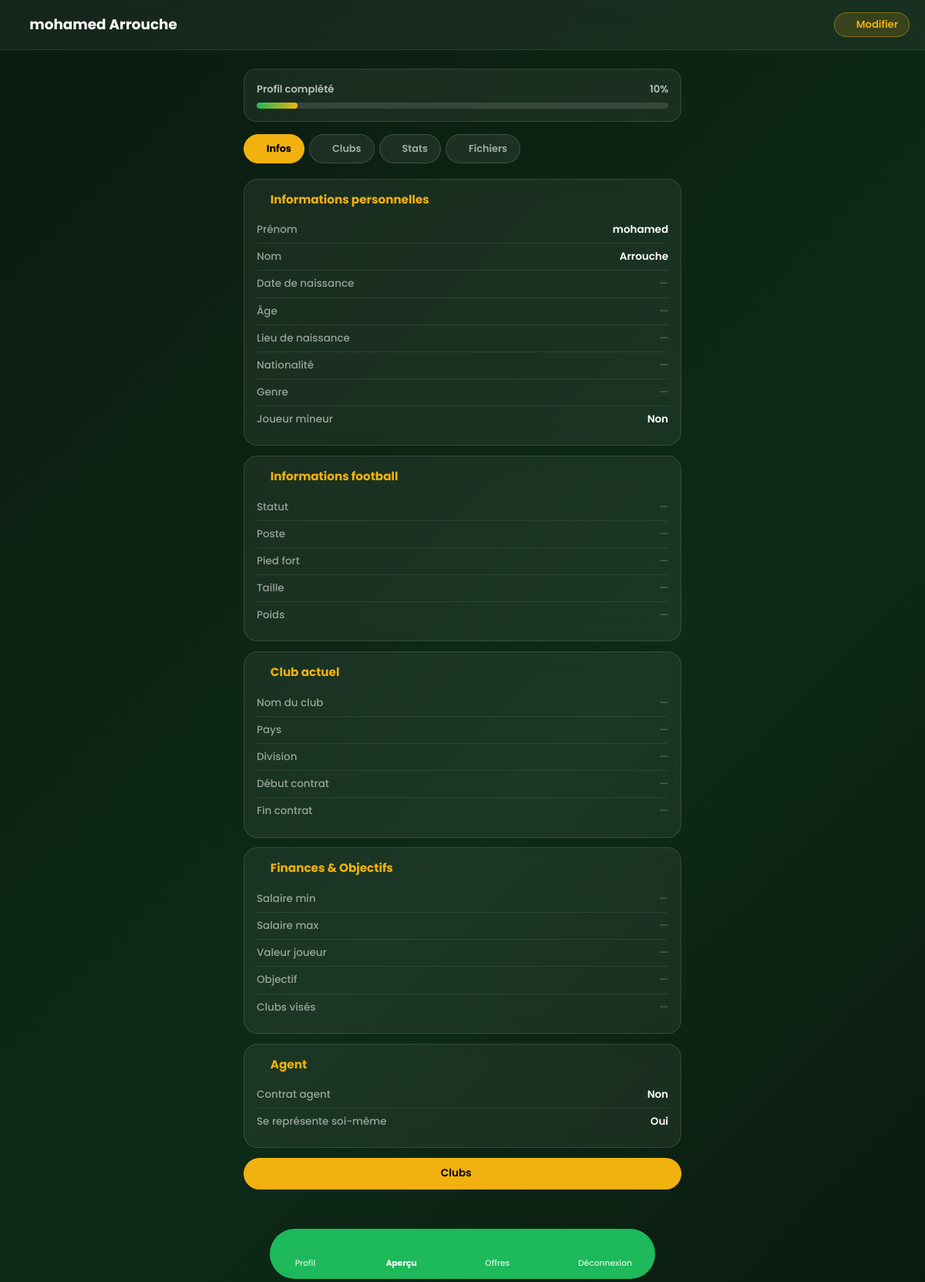
The app's page /players/me/complete/ (signed in) with its own data.
### players/models.py (models this page shows, shortened)
class PlayerProfile(models.Model):
    user = models.OneToOneField(settings.AUTH_USER_MODEL, on_delete=models.CASCADE, related_name="player_profile")
    first_name = models.CharField(max_length=80)
    last_name = models.CharField(max_length=80)
    birth_date = models.DateField(null=True, blank=True)
    birth_place = models.CharField(max_length=120, blank=True)
    class Gender(models.TextChoices):
        MALE = "M", "Masculin"
        FEMALE = "F", "Féminin"
    gender = models.CharField(max_length=1, choices=Gender.choices, blank=True)
    nationality = models.ForeignKey(Nationality, on_delete=models.SET_NULL, null=True, blank=True)
    is_minor = models.BooleanField(default=False)
    parents_declaration = models.FileField(upload_to="players/parents/", null=True, blank=True)
    parents_notes = models.TextField(blank=True)
    class Status(models.TextChoices):
        AMATEUR = "AMATEUR", "Amateur"
        PRO = "PRO", "Pro"
    status = models.CharField(max_length=10, choices=Status.choices, blank=True)
    position = models.CharField(max_length=50, blank=True)
    salary_min = models.DecimalField(max_digits=10, decimal_places=2, null=True, blank=True, validators=[MinValueValidator(0)])
    salary_max = models.DecimalField(max_digits=10, decimal_places=2, null=True, blank=True, validators=[MinValueValidator(0)])
    class Foot(models.TextChoices):
        RIGHT = "R", "Droit"
        LEFT = "L", "Gauche"
        BOTH = "B", "Les 2"
    foot = models.CharField(max_length=1, choices=Foot.choices, blank=True)
    height_cm = models.PositiveIntegerField(null=True, blank=True)
    weight_kg = models.PositiveIntegerField(null=True, blank=True)
    current_club_name = models.CharField(max_length=140, blank=True)
    current_club_country = models.CharField(max_length=80, blank=True)
    current_club_division = models.CharField(max_length=80, blank=True)
    current_club_start = models.DateField(null=True, blank=True)
    current_club_end = models.DateField(null=True, blank=True)
    contract_end_date = models.DateField(null=True, blank=True)
    player_value = models.DecimalField(max_digits=12, decimal_places=2, null=True, blank=True, validators=[MinValueValidator(0)])
    search_objective = models.CharField(max_length=120, blank=True)
    has_agent_contract = models.BooleanField(default=False)
    agent_full_name = models.CharField(max_length=140, blank=True)
    agent_id = models.CharField(max_length=50, blank=True)
    represent_self = models.BooleanField(default=True)
    target_club_notes = models.TextField(blank=True)
    class VisibilityMode(models.TextChoices):
        ALL = "ALL", "Pour tout le monde"
        ALL_EXCEPT = "ALL_EXCEPT", "Pour tout le monde sauf"
        SOME = "SOME", "Pour quelques clubs"
    visibility_mode = models.CharField(max_length=15, choices=VisibilityMode.choices, default=VisibilityMode.ALL)
    visibility_filters = models.JSONField(default=dict, blank=True)
    visibility_exceptions = models.JSONField(default=dict, blank=True)
    is_active = models.BooleanField(default=False)
    created_at = models.DateTimeField(auto_now_add=True)
    updated_at = models.DateTimeField(auto_now=True)
    def age(self):
        if not self.birth_date:
            return None
        today = date.today()
        return today.year - self.birth_date.year - ((today.month, today.day) < (self.birth_date.month, self.birth_date.day))

### players/views.py (the view)
# urls.py: path("me/complete/", views.profile_complete, name="profile_complete"),
@login_required
def profile_complete(request):
    profile, _ = PlayerProfile.objects.get_or_create(
        user=request.user,
        defaults={"first_name": request.user.first_name or "", "last_name": request.user.last_name or ""}
    )
    personal_fields = ['first_name', 'last_name', 'birth_date', 'nationality', 'gender']
    personal_filled = sum(1 for f in personal_fields if getattr(profile, f, None))
    personal_progress = int((personal_filled / len(personal_fields)) * 100)
    football_fields = ['position', 'foot', 'current_club_name', 'status']
    football_filled = sum(1 for f in football_fields if getattr(profile, f, None))
    football_progress = int((football_filled / len(football_fields)) * 100)
    clubs_progress = min(profile.previous_clubs.count() * 50, 100)
    stats_progress = min(profile.stats.count() * 50, 100)
    files_progress = min(profile.files.count() * 25, 100)
    completion_percentage = int((personal_progress + football_progress + clubs_progress + files_progress) / 4)
    context = {
        'profile': profile,
        'previous_clubs': profile.previous_clubs.all(),
        'stats': profile.stats.all(),
        'files': profile.files.all(),
        'completion_percentage': completion_percentage,
        'personal_progress': personal_progress,
        'football_progress': football_progress,
        'clubs_progress': clubs_progress,
        'stats_progress': stats_progress,
        'files_progress': files_progress,
    }
    return render(request, 'players/profile_complete.html', context)

### templates/players/profile_complete.html (shortened to what this page needs)
{% load static %}
<!DOCTYPE html>
<html lang="fr">
<head>
  <link rel="stylesheet" href="{% static 'css/bootstrap.min.css' %}">
  <link rel="stylesheet" href="{% static 'css/tabler-icons.min.css' %}">
  <link rel="stylesheet" href="{% static 'css/style.css' %}">
</head>
<body>
<div class="pw">
  <div class="topbar">
    <h1>
      <i class="ti ti-ball-football" style="color:#f1b10f"></i>
      {% if profile.first_name %}{{ profile.first_name }} {{ profile.last_name }}{% else %}Mon Profil{% endif %}
    </h1>
    <a href="{% url 'players:profile_edit' %}" class="btn-edit"><i class="ti ti-edit"></i> Modifier</a>
  </div>
  <div class="content">
    <div class="comp-card">
      <div class="comp-label"><span>Profil complété</span><span>{{ completion_percentage }}%</span></div>
      <div class="comp-track"><div class="comp-fill" style="width:{{ completion_percentage }}%"></div></div>
    </div>
    <div class="ptabs">
      <button class="ptab active" onclick="showTab(0)"><i class="ti ti-user"></i> Infos</button>
      <button class="ptab" onclick="showTab(1)"><i class="ti ti-building"></i> Clubs</button>
      <button class="ptab" onclick="showTab(2)"><i class="ti ti-chart-bar"></i> Stats</button>
      <button class="ptab" onclick="showTab(3)"><i class="ti ti-file"></i> Fichiers</button>
    </div>
    <div class="psec active" data-s="0">
      <div class="ic">
        <h5><i class="ti ti-user-circle"></i> Informations personnelles</h5>
        <div class="ir"><span class="il">Prénom</span><span class="iv {% if not profile.first_name %}empty{% endif %}">{{ profile.first_name|default:"—" }}</span></div>
        <div class="ir"><span class="il">Nom</span><span class="iv {% if not profile.last_name %}empty{% endif %}">{{ profile.last_name|default:"—" }}</span></div>
        <div class="ir"><span class="il">Date de naissance</span><span class="iv {% if not profile.birth_date %}empty{% endif %}">{{ profile.birth_date|default:"—" }}</span></div>
        <div class="ir"><span class="il">Âge</span><span class="iv {% if not profile.age %}empty{% endif %}">{% if profile.age %}{{ profile.age }} ans{% else %}—{% endif %}</span></div>
        <div class="ir"><span class="il">Lieu de naissance</span><span class="iv {% if not profile.birth_place %}empty{% endif %}">{{ profile.birth_place|default:"—" }}</span></div>
        <div class="ir"><span class="il">Nationalité</span><span class="iv {% if not profile.nationality %}empty{% endif %}">{{ profile.nationality|default:"—" }}</span></div>
        <div class="ir"><span class="il">Genre</span><span class="iv {% if not profile.gender %}empty{% endif %}">{{ profile.get_gender_display|default:"—" }}</span></div>
        <div class="ir"><span class="il">Joueur mineur</span><span class="iv">{% if profile.is_minor %}Oui{% else %}Non{% endif %}</span></div>
      </div>
      <div class="ic">
        <h5><i class="ti ti-ball-football"></i> Informations football</h5>
        <div class="ir"><span class="il">Statut</span><span class="iv {% if not profile.status %}empty{% endif %}">{{ profile.get_status_display|default:"—" }}</span></div>
        <div class="ir"><span class="il">Poste</span><span class="iv {% if not profile.position %}empty{% endif %}">{{ profile.position|default:"—" }}</span></div>
        <div class="ir"><span class="il">Pied fort</span><span class="iv {% if not profile.foot %}empty{% endif %}">{{ profile.get_foot_display|default:"—" }}</span></div>
        <div class="ir"><span class="il">Taille</span><span class="iv {% if not profile.height_cm %}empty{% endif %}">{% if profile.height_cm %}{{ profile.height_cm }} cm{% else %}—{% endif %}</span></div>
        <div class="ir"><span class="il">Poids</span><span class="iv {% if not profile.weight_kg %}empty{% endif %}">{% if profile.weight_kg %}{{ profile.weight_kg }} kg{% else %}—{% endif %}</span></div>
      </div>
      <div class="ic">
        <h5><i class="ti ti-home"></i> Club actuel</h5>
        <div class="ir"><span class="il">Nom du club</span><span class="iv {% if not profile.current_club_name %}empty{% endif %}">{{ profile.current_club_name|default:"—" }}</span></div>
        <div class="ir"><span class="il">Pays</span><span class="iv {% if not profile.current_club_country %}empty{% endif %}">{{ profile.current_club_country|default:"—" }}</span></div>
        <div class="ir"><span class="il">Division</span><span class="iv {% if not profile.current_club_division %}empty{% endif %}">{{ profile.current_club_division|default:"—" }}</span></div>
        <div class="ir"><span class="il">Début contrat</span><span class="iv {% if not profile.current_club_start %}empty{% endif %}">{{ profile.current_club_start|default:"—" }}</span></div>
        <div class="ir"><span class="il">Fin contrat</span><span class="iv {% if not profile.contract_end_date %}empty{% endif %}">{{ profile.contract_end_date|default:"—" }}</span></div>
      </div>
      <div class="ic">
        <h5><i class="ti ti-currency-euro"></i> Finances & Objectifs</h5>
        <div class="ir"><span class="il">Salaire min</span><span class="iv {% if not profile.salary_min %}empty{% endif %}">{% if profile.salary_min %}{{ profile.salary_min }} €{% else %}—{% endif %}</span></div>
        <div class="ir"><span class="il">Salaire max</span><span class="iv {% if not profile.salary_max %}empty{% endif %}">{% if profile.salary_max %}{{ profile.salary_max }} €{% else %}—{% endif %}</span></div>
        <div class="ir"><span class="il">Valeur joueur</span><span class="iv {% if not profile.player_value %}empty{% endif %}">{% if profile.player_value %}{{ profile.player_value }} €{% else %}—{% endif %}</span></div>
        <div class="ir"><span class="il">Objectif</span><span class="iv {% if not profile.search_objective %}empty{% endif %}">{{ profile.search_objective|default:"—" }}</span></div>
        <div class="ir"><span class="il">Clubs visés</span><span class="iv {% if not profile.target_club_notes %}empty{% endif %}">{{ profile.target_club_notes|default:"—" }}</span></div>
      </div>
      <div class="ic">
        <h5><i class="ti ti-briefcase"></i> Agent</h5>
        <div class="ir"><span class="il">Contrat agent</span><span class="iv">{% if profile.has_agent_contract %}Oui{% else %}Non{% endif %}</span></div>
        <div class="ir"><span class="il">Se représente soi-même</span><span class="iv">{% if profile.represent_self %}Oui{% else %}Non{% endif %}</span></div>
      </div>
      <div class="snav"><button class="sb sb-next" onclick="showTab(1)">Clubs <i class="ti ti-arrow-right"></i></button></div>
    </div>
  </div>
</div>
<div class="footer-outer">
  <nav class="footer-pill">
    <a href="/players/me/" class="footer-pill-item"><i class="ti ti-user-circle"></i><span>Profil</span></a>
    <a href="/players/me/complete/" class="footer-pill-item is-active"><i class="ti ti-eye"></i><span>Aperçu</span></a>
    <a href="/offers/my/" class="footer-pill-item"><i class="ti ti-clipboard-list"></i><span>Offres</span></a>
    <a href="/accounts/logout/" class="footer-pill-item"><i class="ti ti-logout"></i><span>Déconnexion</span></a>
  </nav>
</div>
</body>
</html>

### templates/players/profile_complete.html (style rules this page uses)
html,body { margin:0;padding:0;min-height:100vh;background:#0a1a0f }
.pw { min-height:100vh;background:linear-gradient(135deg,#0a1a0f 0%,#0d2b18 60%,#0a1a0f 100%);padding:0 0 6rem }
.topbar { background:rgba(255,255,255,.05);backdrop-filter:blur(12px);border-bottom:1px solid rgba(255,255,255,.1);padding:1rem 1.25rem;display:flex;align-items:center;gap:1rem;position:sticky;top:0;z-index:20 }
.topbar h1 { color:#fff;font-size:1.15rem;font-weight:700;margin:0;flex:1 }
.btn-edit { background:rgba(241,177,15,.15);border:1px solid rgba(241,177,15,.4);border-radius:20px;color:#f1b10f;font-weight:600;font-size:.82rem;padding:5px 14px;text-decoration:none;display:inline-flex;align-items:center;gap:4px;transition:background .2s }
.content { max-width:600px;margin:0 auto;padding:1.5rem 1rem }
.comp-card { background:rgba(255,255,255,.06);backdrop-filter:blur(12px);border:1.5px solid rgba(255,255,255,.12);border-radius:16px;padding:1rem;margin-bottom:1rem }
.comp-label { display:flex;justify-content:space-between;font-size:.82rem;font-weight:600;color:rgba(255,255,255,.7);margin-bottom:8px }
.comp-track { background:rgba(255,255,255,.12);border-radius:50px;height:8px;overflow:hidden }
.comp-fill { height:100%;background:linear-gradient(90deg,#1db95b,#f1b10f);border-radius:50px;transition:width .8s ease }
.ptabs { display:flex;gap:6px;margin-bottom:1rem;overflow-x:auto;padding-bottom:4px }
.ptab { flex-shrink:0;padding:8px 16px;border-radius:50px;font-size:.8rem;font-weight:600;border:1px solid rgba(255,255,255,.15);background:rgba(255,255,255,.07);color:rgba(255,255,255,.6);cursor:pointer;transition:all .2s;white-space:nowrap }
.ptab.active { background:#f1b10f;border-color:#f1b10f;color:#000;font-weight:700 }
.psec { display:none }
.psec.active { display:block;animation:fadeUp .25s ease }
.ic { background:rgba(255,255,255,.06);backdrop-filter:blur(12px);border:1.5px solid rgba(255,255,255,.12);border-radius:18px;padding:1rem;margin-bottom:.8rem }
.ic h5 { color:#f1b10f;font-size:.95rem;font-weight:700;margin-bottom:.8rem;display:flex;align-items:center;gap:6px }
.ir { display:flex;justify-content:space-between;align-items:flex-start;padding:7px 0;border-bottom:1px solid rgba(255,255,255,.08);font-size:.84rem }
.ir:last-child { border-bottom:none }
.il { color:rgba(255,255,255,.55);font-weight:500;flex:0 0 45% }
.iv { color:#fff;font-weight:600;text-align:right;flex:1 }
.iv.empty { color:rgba(255,255,255,.3);font-weight:400;font-style:italic }
.snav { display:flex;gap:8px;margin-top:.8rem }
.sb { flex:1;padding:10px;border-radius:50px;font-weight:600;font-size:.85rem;border:none;cursor:pointer;transition:all .2s;display:flex;align-items:center;justify-content:center;gap:6px }
.sb-next { background:#f1b10f;color:#000 }
.footer-outer { position:fixed;bottom:0;left:0;right:0;background:transparent;padding:4px 14px calc(4px + env(safe-area-inset-bottom));z-index:999;display:flex;justify-content:center }
.footer-pill { background:#1db95b;border-radius:999px;display:flex;align-items:center;justify-content:space-between;padding:8px 16px;width:100%;max-width:500px }
.footer-pill-item { display:flex;flex-direction:column;align-items:center;gap:2px;color:rgba(255,255,255,.82);text-decoration:none;font-size:.67rem;font-weight:500;padding:4px 14px;border-radius:14px;border:none;transition:all .18s ease;white-space:nowrap;min-width:60px }
.footer-pill-item i { font-size:1.45rem;line-height:1 }
.footer-pill-item.is-active { font-weight:700;color:#fff }

### records on screen
PlayerProfile: first_name "mohamed", last_name "Arrouche", birth_date "—", birth_place "—", nationality "—", gender "—", status "—", position "—", foot "—", current_club_name "—", current_club_country "—", current_club_division "—", current_club_start "—", contract_end_date "—", search_objective "—", target_club_notes "—"

### other values on screen
{{ completion_percentage }} "10"
